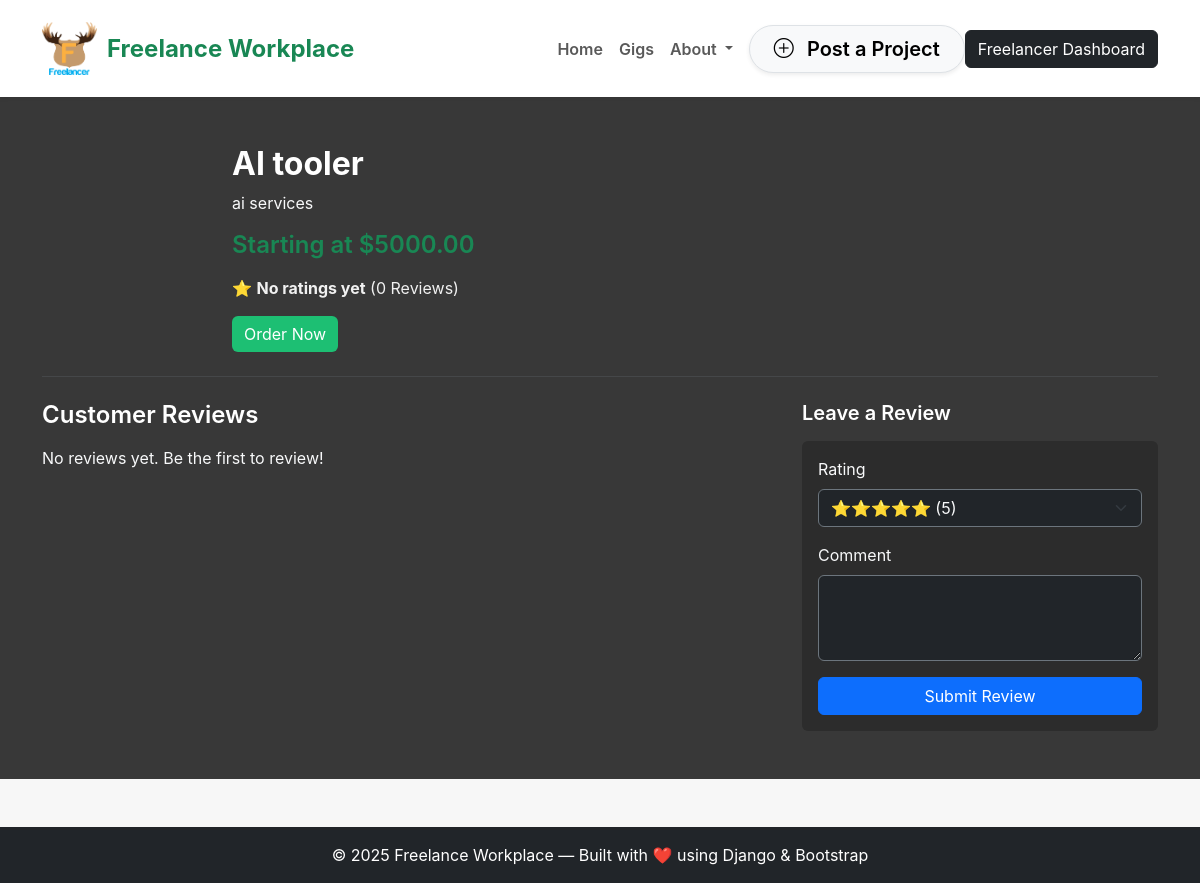
Before: /gig/28/ (signed in) with the older database file.
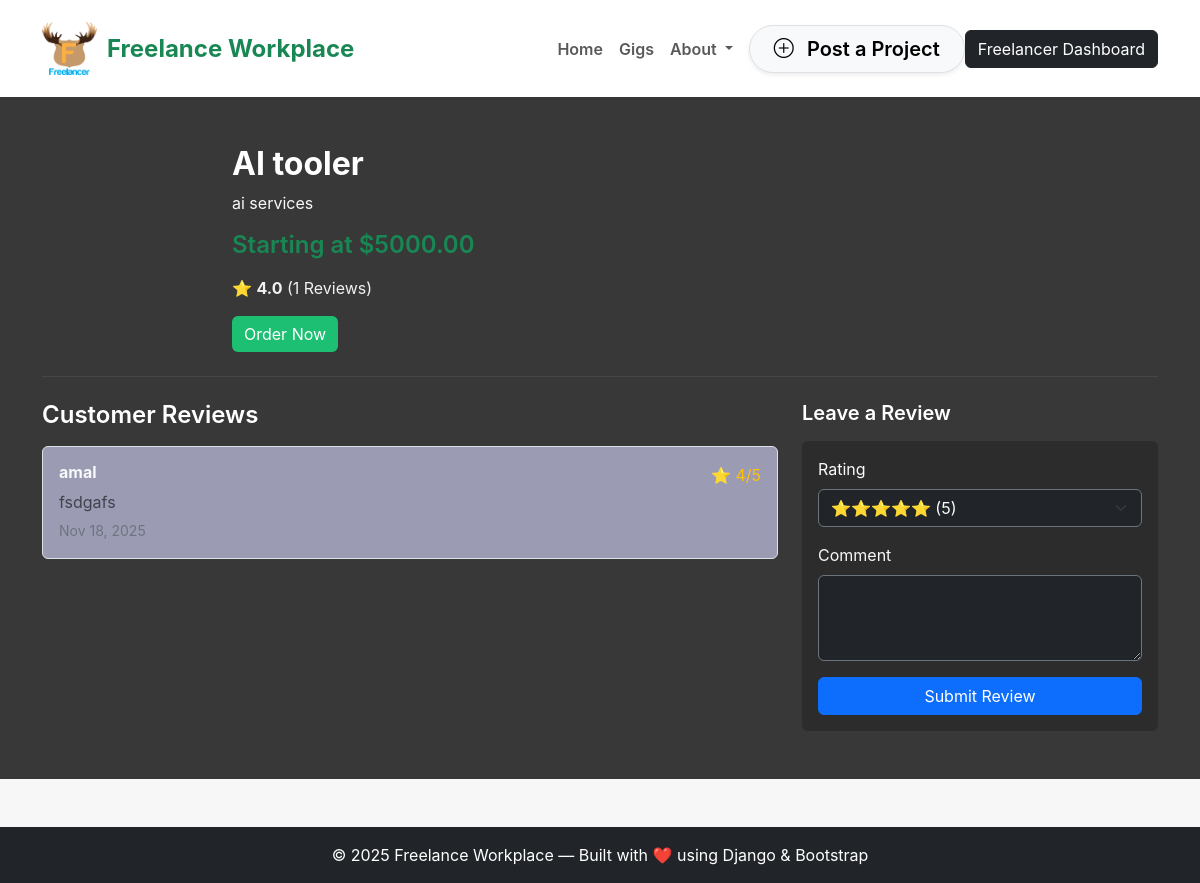
After: the same page with the newer database file.
### freelance_marketplace/models.py (models this page shows, shortened)
class Gig(models.Model):
    freelancer = models.ForeignKey(settings.AUTH_USER_MODEL, on_delete=models.CASCADE, related_name='freelancer_gigs')
    title = models.CharField(max_length=200)
    description = models.TextField()
    category = models.ForeignKey(Category, on_delete=models.SET_NULL, null=True, blank=True)
    price = models.DecimalField(max_digits=10, decimal_places=2)
    image = models.ImageField(upload_to='gigs/', blank=True, null=True)
    created_by = models.ForeignKey(
        settings.AUTH_USER_MODEL,
        on_delete=models.CASCADE,
        related_name='created_gigs'
    )
    created_at = models.DateTimeField(auto_now_add=True)
    def average_rating(self):
        reviews = self.reviews.all()
        if reviews.exists():
            return round(sum(r.rating for r in reviews) / reviews.count(), 1)
        return 0

class Review(models.Model):
    gig = models.ForeignKey(Gig, related_name='reviews', on_delete=models.CASCADE)
    customer = models.ForeignKey(settings.AUTH_USER_MODEL, on_delete=models.CASCADE)
    rating = models.IntegerField()
    comment = models.TextField()
    created_at = models.DateTimeField(auto_now_add=True)

class CustomUser(AbstractUser):
    ROLE_CHOICES = (
        ('admin', 'Admin'),
        ('freelancer', 'Freelancer'),
        ('customer', 'Customer'),
    )
    role = models.CharField(max_length=20, choices=ROLE_CHOICES, default='customer')

### freelance_marketplace/views.py (the view, shortened to what this page needs)
# urls.py: path('gig/<int:gig_id>/', views.gig_detail, name='gig_detail'),
@login_required
def gig_detail(request, gig_id):
    gig = get_object_or_404(Gig, id=gig_id)
    reviews = gig.reviews.all()
    return render(request, 'gig_detail.html', {'gig': gig, 'reviews': reviews})

### freelance_marketplace/templates/gig_detail.html (shortened to what this page needs)
{% extends 'base.html' %}
{% load static %}
{% block content %}
<section class="py-5" style="background-color: #383838; color: #f1f1f1;">
  <div class="container">
    <div class="row mb-4 align-items-center">
      <div class="col-md-8 mx-auto">
        <h2 class="fw-bold text-white">{{ gig.title }}</h2>
        <p class="text-light">{{ gig.description }}</p>
        <h4 class="text-success fw-semibold mb-3">Starting at ${{ gig.price }}</h4>
        <p>⭐ <strong>{{ gig.average_rating|default:"No ratings yet" }}</strong> ({{ reviews.count }} Reviews)</p>
        <div class="d-flex flex-wrap gap-2 mt-3">
          {% if user.is_authenticated and user.role == 'customer' %}
            <form method="POST" action="{% url 'freelance_marketplace:order_gig' gig.id %}">
              <button type="submit" class="btn btn-success">Order Now</button>
            </form>
          {% elif user.is_authenticated and user.role == 'freelancer' and gig.freelancer == user %}
            <a href="{% url 'freelance_marketplace:freelancer_dashboard' %}" class="btn btn-outline-success">
              ← Back to Dashboard
            </a>
          {% elif not user.is_authenticated %}
            <a href="{% url 'freelance_marketplace:customer_login' %}" class="btn btn-outline-light">Login to Order</a>
          {% endif %}
        </div>
      </div>
    </div>
    <hr class="my-4 border-secondary">
    <div class="row">
      <div class="col-md-8">
        <h4 class="fw-semibold mb-3 text-white">Customer Reviews</h4>
        {% if reviews %}
          {% for review in reviews %}
          <div class="border rounded p-3 mb-3" style="background-color: #9c9bb4;">
            <div class="d-flex justify-content-between">
              <h6 class="fw-bold text-light">{{ review.customer.username }}</h6>
              <span class="text-warning">⭐ {{ review.rating }}/5</span>
            </div>
            <p class="text-muted mb-1">{{ review.comment }}</p>
            <small class="text-secondary">{{ review.created_at|date:"M d, Y" }}</small>
          </div>
          {% endfor %}
        {% else %}
          <p class="text-light">No reviews yet. Be the first to review!</p>
        {% endif %}
      </div>
      {% if user.is_authenticated and user.role == 'customer' %}
      <div class="col-md-4">
        <h5 class="fw-semibold mb-3 text-white">Leave a Review</h5>
        <form method="POST" class="p-3 rounded" style="background-color: #2c2c2c;">
          <div class="mb-3">
            <label class="form-label text-light">Rating</label>
            <select name="rating" class="form-select bg-dark text-light border-secondary" required>
              <option value="5">⭐⭐⭐⭐⭐ (5)</option>
            </select>
          </div>
          <div class="mb-3">
            <label class="form-label text-light">Comment</label>
            <textarea name="comment" class="form-control bg-dark text-light border-secondary" rows="3" required></textarea>
          </div>
          <button type="submit" class="btn btn-primary w-100">Submit Review</button>
        </form>
      </div>
      {% else %}
      <div class="col-md-4 text-center mt-4">
        <p class="text-light">Only customers can post reviews.</p>
        <a href="{% url 'freelance_marketplace:customer_login' %}" class="btn btn-outline-light">Login as Customer</a>
      </div>
      {% endif %}
    </div>
  </div>
</section>
{% endblock %}

### freelance_marketplace/templates/base.html (shortened to what this page needs)
{% load static %}
<!DOCTYPE html>
<html lang="en">
<head>
  <link href="https://cdn.jsdelivr.net/npm/bootstrap@5.3.3/dist/css/bootstrap.min.css" rel="stylesheet">
  <link href="https://cdn.jsdelivr.net/npm/bootstrap-icons@1.11.3/font/bootstrap-icons.css" rel="stylesheet">
  <link rel="stylesheet" href="{% static 'css/category_style.css' %}">
</head>
<body>
<nav class="navbar navbar-expand-lg navbar-light bg-white shadow-sm py-3">
  <div class="container">
    <a class="navbar-brand d-flex align-items-center" href="{% url 'home' %}">
      <img src="{% static 'images/logo.png' %}"
           alt="Logo"
           style="height: 55px; width: 55px; object-fit: contain; margin-right: 10px;">
      <span class="fw-bold text-success fs-4">Freelance Workplace</span>
    </a>
    <div class="collapse navbar-collapse justify-content-end" id="navbarNav">
      <ul class="navbar-nav align-items-center">
        <li class="nav-item">
          <a class="nav-link fw-semibold" href="{% url 'home' %}">Home</a>
        </li>
        <li class="nav-item">
          <a class="nav-link fw-semibold" href="{% url 'freelance_marketplace:all_gigs' %}">Gigs</a>
        </li>
        <li class="nav-item dropdown">
          <a class="nav-link dropdown-toggle fw-semibold" href="#" id="aboutDropdown"
             role="button" data-bs-toggle="dropdown" aria-expanded="false">
            About
          </a>
        </li>
        <li class="nav-item ms-2">
          <a href="{% url 'freelance_marketplace:post_project' %}"
             class="btn btn-light btn-lg rounded-pill fw-semibold px-4 py-2 shadow-sm border">
            <i class="bi bi-plus-circle me-2"></i> Post a Project
          </a>
        </li>
        {% if user.is_authenticated %}
    {% if user.is_superuser or user.is_staff %}
        <li><a href="{% url 'freelance_marketplace:admin_dashboard' %}" class="btn btn-dark">Freelancer Dashboard</a></li>
    {% elif user.role == 'freelancer' or user.freelancer %}
        <li><a href="{% url 'freelance_marketplace:freelancer_dashboard' %}" class="btn btn-success">Freelancer Dashboard</a></li>
    {% elif user.role == 'customer' or user.customer %}
        <li><a href="{% url 'freelance_marketplace:customer_dashboard' %}" class="btn btn-success">Customer Dashboard</a></li>
    {% endif %}
{% endif %}
      </ul>
    </div>
  </div>
</nav>
<main>
  {% block content %}{% endblock %}
</main>
<footer class="bg-dark text-white text-center py-3 mt-5">
  <p class="mb-0">&copy; 2025 Freelance Workplace — Built with ❤️ using Django & Bootstrap</p>
</footer>
</body>
</html>

### freelance_marketplace/static/css/category_style.css (style rules this page uses)
body { font-family: 'Inter', sans-serif; background: #f7f7f7; margin: 0; padding: 0; }

### freelance_marketplace/templates/gig_detail.html (style rules this page uses)
.btn-success { background-color: #1dbf73; border: none; }

Changed rows visible on the page:
computed for Gig "AI tooler": average_rating "No ratings yet" → "4.0"; count "0" → "1"
added Review: customer.username "amal", rating "4", comment "fsdgafs", created_at "Nov 18, 2025"
Other visible differences:
text no longer shown: "No reviews yet. Be the first to review!"
